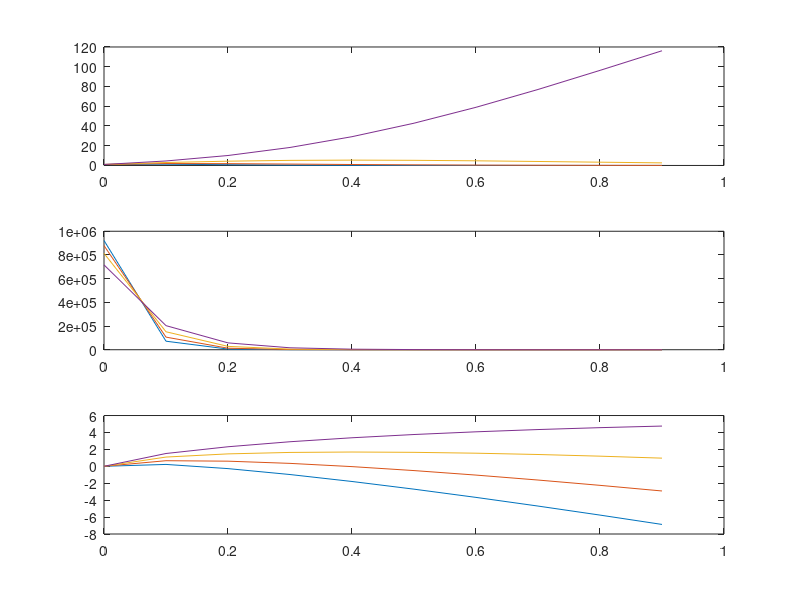

Write the MATLAB code that produced this figure.
# see t1 through t4 for rarities of minerals based on the location
# t1 = location 1, etc
# t1[0] = resource 1, etc.

# sample at 10 points for 10 resources
x = 0 : 0.1 : 0.9;
x2 = 0 : 1 : 9;
x3 = 0 : 1 : 19;
ri = 1 : 1 : 4;

base = 1e6;

figure(1)


# multiply x by some parmeter to determine the rarity slope
f = 10;
d = 3;
rolloff = 1.1;
r = [
  exppdf(x * (f + 3 * d)^rolloff, 1); 
  exppdf(x * (f + 2 * d)^rolloff, 1); 
  exppdf(x * (f + 1 * d)^rolloff, 1);
  exppdf(x * (f + 0 * d)^rolloff, 1);
];

# calculate the totals and normalize around the base number

t = [
  round(r(1, :) ./ sum(r(1, :)) * base);
  round(r(2, :) ./ sum(r(2, :)) * base);
  round(r(3, :) ./ sum(r(3, :)) * base);
  round(r(4, :) ./ sum(r(4, :)) * base);
];

# the higher this is the easier the game is (quite sensitive)
# as the value of each item is changed
game_difficulty = 2.5

# increase this to make the late game not as busted, while keeping the early game
# more fun
late_game_rolloff = 0.8

m = f + game_difficulty * d;
v = round(1 ./ exppdf(x .^late_game_rolloff * m , 1))

# q is the relative value for the rarity

q = [
  r(1, :) .* v;
  r(2, :) .* v;
  r(3, :) .* v;
  r(4, :) .* v;
];

px = 0 : 1 : 5;
up_pick = round(2 .^ px);
up_pick_cost = round(50 * 4 .^ px);

up_drill = round(16 * (1.75 .^ x2));
up_drill_cost = round(50000  * (3.5 .^ x2));

up_calc = round(256 ./ (1.75 .^ x2));
up_calc_cost = round(50 + 50 * (2.75 .^ x2));

up_conv = round((2 .^ x3));
up_conv_cost = round(100 + 150 * up_conv);

up_cgo = round(25 * (1.75 .^ x3));
up_cgo_cost = round(25 + 25 * (2.25 .^ x3));

up_brain = round(1100 - 100 * x2);
up_brain_cost = round(200 + 300 * 1.9 .^ x2 );

up_dump = round(100 * (1.75 .^ x2));
up_dump_cost = round(1000 * 2.2 .^ x2 );

up_acc = round(50 * (2.25 .^ x2));
up_acc_cost = round(2000 * 2.8 .^ x2);

up_manager = round(50 * (1.75 .^ x2));
up_manager_cost = round(5000 * 2.2 .^ x2);

move_up = ri .^6 * 50000;

csvwrite('manager_upgrades.csv', [up_acc_cost; up_acc])
csvwrite('accountant_upgrades.csv', [up_acc_cost; up_acc])
csvwrite('dumper_upgrades.csv', [up_dump_cost; up_dump])
csvwrite('brain_upgrades.csv', [up_brain_cost; up_brain])
csvwrite('cargo_upgrades.csv', [up_cgo_cost; up_cgo])
csvwrite('conveyor_belt_upgrades.csv', [up_conv_cost; up_conv])
csvwrite('calc_upgrades.csv', [up_calc_cost; up_calc])
csvwrite('drill_upgrades.csv', [up_drill_cost; up_drill])
csvwrite('pick_upgrades.csv', [up_pick_cost; up_pick])
csvwrite('move_upgrades.csv', move_up)
csvwrite('rarities.csv', t)
csvwrite('values.csv', v)


subplot(3, 1, 1)
plot(x, q)

subplot(3, 1, 2)
plot(x, t)

subplot(3, 1, 3)
plot(x, log(q))




















